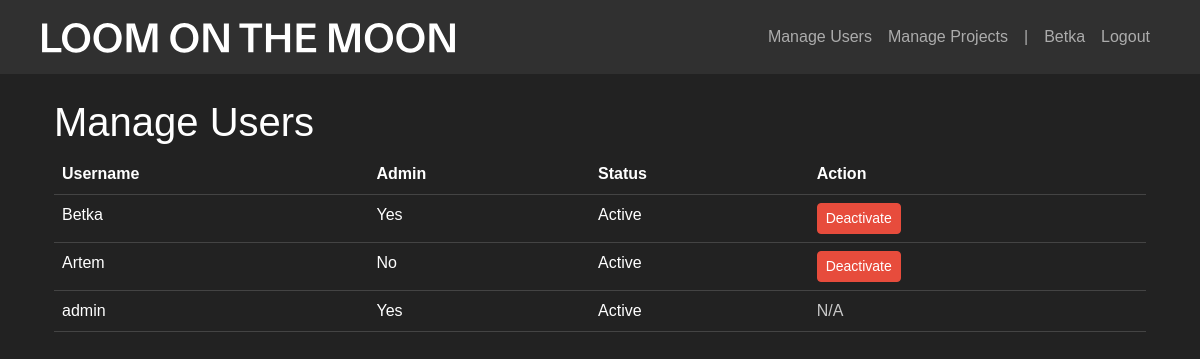
Screenshot of /manage_users (signed in) with the database file from the repository.
### app/models.py (models this page shows)
class User(UserMixin, db.Model):
    id = db.Column(db.Integer, primary_key=True)
    username = db.Column(db.String(80), unique=True, nullable=False)
    password = db.Column(db.String(120), nullable=False)
    is_admin = db.Column(db.Boolean, default=False)
    is_active = db.Column(db.Boolean, default=True)  # New field
    time_entries = db.relationship('TimeEntry', backref='user', lazy=True)

### app/main.py (the view)
@main.route('/manage_users')
@login_required
def manage_users():
    if not current_user.is_admin:
        return redirect(url_for('main.index'))
    users = User.query.all()
    return render_template('manage_users.html', users=users)

### app/__init__.py (called while the page is built)
def create_app():
    app = Flask(__name__)
    app.config['SECRET_KEY'] = 'your-secret-key-here'  # Change this in production
    app.config['SQLALCHEMY_DATABASE_URI'] = 'sqlite:///timetracker.db'
    db.init_app(app)
    login_manager.init_app(app)
    login_manager.login_view = 'auth.login'
    migrate.init_app(app, db)
    from .models import User
    @login_manager.user_loader
    def load_user(user_id):
        return User.query.get(int(user_id))
    from .auth import auth as auth_blueprint
    from .main import main as main_blueprint
    app.register_blueprint(auth_blueprint)
    app.register_blueprint(main_blueprint)
    with app.app_context():
        db.create_all()
    return app

### app/templates/manage_users.html
{% extends "base.html" %}
{% block content %}
<div class="container mt-4">
    <h2>Manage Users</h2>
    <table class="table">
        <thead>
            <tr>
                <th>Username</th>
                <th>Admin</th>
                <th>Status</th>
                <th>Action</th>
            </tr>
        </thead>
        <tbody>
            {% for user in users %}
            <tr>
                <td>{{ user.username }}</td>
                <td>{{ 'Yes' if user.is_admin else 'No' }}</td>
                <td>{{ 'Active' if user.is_active else 'Inactive' }}</td>
                <td>
                    {% if user.username != 'admin' %}
                        {% if user.is_active %}
                            <a href="{{ url_for('main.deactivate_user', user_id=user.id) }}" class="btn btn-danger btn-sm">Deactivate</a>
                        {% else %}
                            <a href="{{ url_for('main.activate_user', user_id=user.id) }}" class="btn btn-success btn-sm">Activate</a>
                        {% endif %}
                    {% else %}
                        <span class="text-muted">N/A</span>
                    {% endif %}
                </td>
            </tr>
            {% endfor %}
        </tbody>
    </table>
</div>
{% endblock %}

### app/templates/base.html (shortened to what this page needs)
<!DOCTYPE html>
<html lang="en">
<head>
    <link rel="stylesheet" href="https://cdn.jsdelivr.net/npm/bootswatch@5.1.3/dist/darkly/bootstrap.min.css">
</head>
<body>
    <nav class="navbar navbar-expand-lg navbar-dark bg-dark">
        <div class="container">
            <a class="navbar-brand" href="{{ url_for('main.index') }}">
                <img src="{{ url_for('static', filename='assets/loomonthemoon_logo.svg') }}" alt="Logo" height="30">
            </a>
            <div class="navbar-nav ms-auto">
                {% if current_user.is_authenticated %}
                {% if current_user.is_admin %}
                <li class="nav-item">
                    <a class="nav-link" href="{{ url_for('main.manage_users') }}">Manage Users</a>
                </li>
                <li class="nav-item">
                    <a class="nav-link" href="{{ url_for('main.manage_projects') }}">Manage Projects</a>
                </li>
                <li class="nav-item">
                    <a class="nav-link" href="#">|</a>
                </li>
                {% endif %}
                    <span class="nav-item nav-link">{{ current_user.username }}</span>
                    <a class="nav-item nav-link" href="{{ url_for('auth.logout') }}">Logout</a>
                {% endif %}
            </div>
        </div>
    </nav>
    <div class="container mt-4">
        {% block content %}{% endblock %}
    </div>
</body>
</html>

### rows the page displays
User: username "Betka", is_admin "Yes", is_active "Active"
User: username "Artem", is_admin "No", is_active "Active"
User: username "admin", is_admin "Yes", is_active "Active", shows "N/A"
